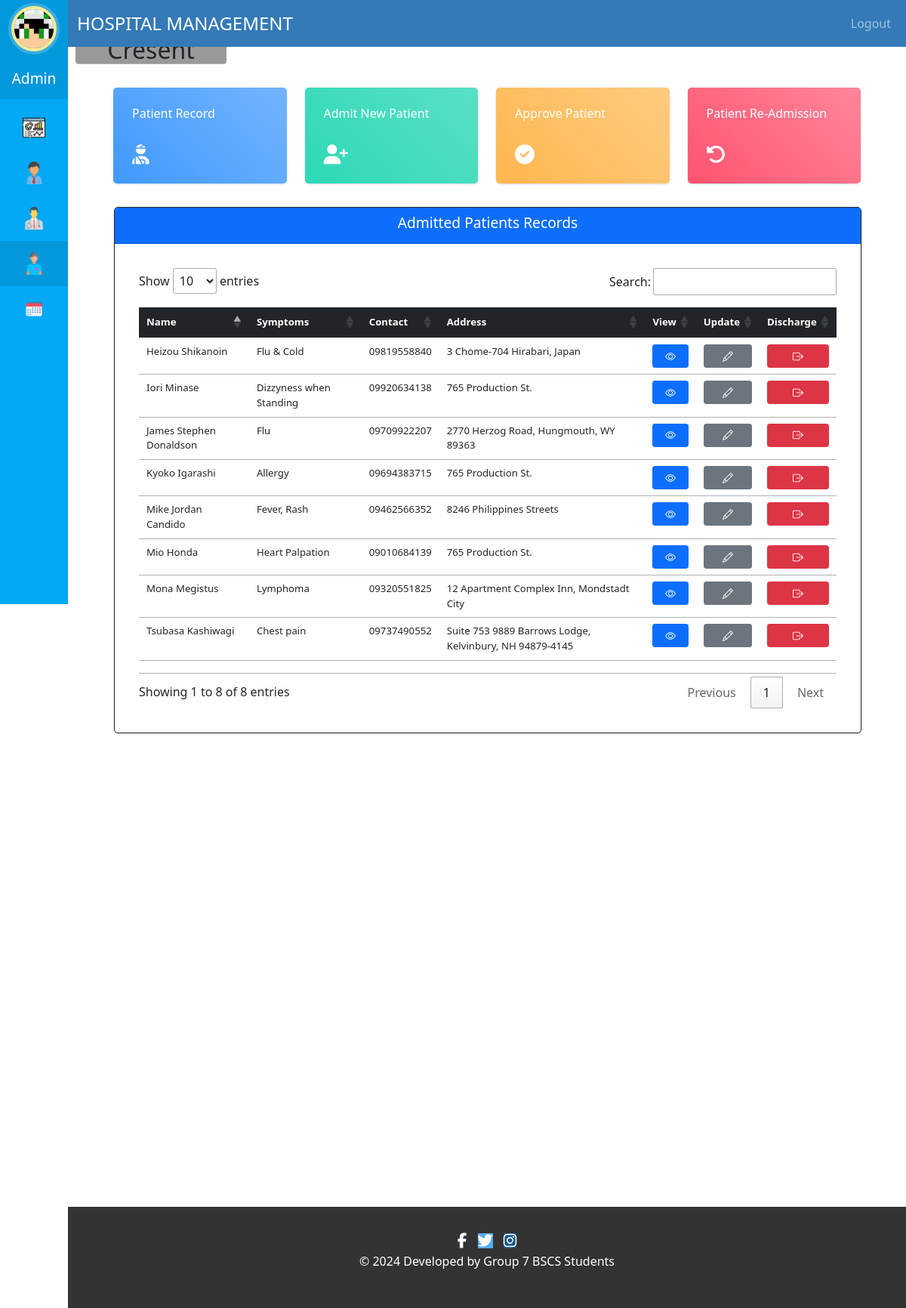
/admin-patient (signed in), run on the app's committed database.
### hospital/models.py (models this page shows, shortened)
class HospitalStaffAdmin(models.Model):
    staff_id = models.AutoField(primary_key=True)
    user = models.ForeignKey(User, on_delete=models.CASCADE)
    username = models.CharField(max_length=40, blank=False, null=False)
    profile_pic= models.ImageField(upload_to='profile_pic/StaffAdminProfilePic/',null=True, blank=True)
    address = models.CharField(max_length=40, blank=False, null=False)
    mobile = models.CharField(max_length=20, null=True, blank=False)
    email = models.EmailField(validators=[validate_email], blank=False, null=False)
    status = models.BooleanField(default=False)

class Patient(models.Model):
    user = models.OneToOneField(User, on_delete=models.CASCADE)
    first_name = models.CharField(max_length=50)
    last_name = models.CharField(max_length=50)
    gender = models.CharField(max_length=10, choices=sex)  # New field
    date_of_birth = models.DateField()
    address = models.CharField(max_length=100)
    mobile = models.CharField(max_length=20)
    status = models.BooleanField(default=False)
    admit_date = models.DateField(auto_now=False)
    profile_pic = models.ImageField(upload_to='profile_pic/PatientProfilePic/', null=True, blank=True)
    assigned_doctor_id = models.PositiveIntegerField(null=False)
    assigned_doctor = models.CharField(max_length=50)
    symptoms = models.CharField(max_length=100)
    @property
    def get_name(self):
        return self.user.first_name + " " + self.user.last_name

### hospital/views.py (the view)
# urls.py: path('admin-patient', views.admin_patient_view,name='admin-patient'),
@login_required(login_url='adminlogin')
@user_passes_test(is_admin)
def admin_patient_view(request):
    patients=models.Patient.objects.all().filter(status=True)
    admin = models.HospitalStaffAdmin.objects.get(user_id=request.user.id)
    context = {
        'admin': admin,
        'patients': patients,
    }
    return render(request,'hospital/admin_patient.html', context)

### hospital/views.py (called while the page is built)
def is_admin(user):
    return user.groups.filter(name='ADMIN').exists()

### templates/hospital/admin_patient.html (shortened to what this page needs)
{% extends 'hospital/admin_base.html' %}
{% load static %}
{% block content %}
<br><br>
<head>
  <link rel="stylesheet" href="https://cdnjs.cloudflare.com/ajax/libs/font-awesome/5.12.1/css/all.min.css">
  <link rel="stylesheet" href="//cdn.datatables.net/1.13.7/css/jquery.dataTables.min.css">
</head>
<div class="container-fluid">
  <div class="row">
    <div class="col-md-4 col-xl-3">
      <div class="card bg-c-blue order-card">
        <div class="card-block" id="patientRecordBtn">
          <h6 class="m-b-20">Patient Record</h6>
          <br>
          <h2 class="text-right"><i class="fas fa-user-injured f-left"></i></h2>
        </div>
      </div>
    </div>
    <div class="col-md-4 col-xl-3">
      <div class="card bg-c-green order-card">
        <div class="card-block" id="patientAdmitBtn">
          <h6 class="m-b-20">Admit New Patient</h6>
          <br>
          <h2 class="text-right"><i class="fas fa-user-plus f-left"></i></h2>
        </div>
      </div>
    </div>
    <div class="col-md-4 col-xl-3">
      <div class="card bg-c-yellow order-card">
        <div class="card-block" id="patientApproveBtn">
          <h6 class="m-b-20">Approve Patient</h6>
          <br>
          <h2 class="text-right"><i class="fas fa-check-circle f-left"></i></h2>
        </div>
      </div>
    </div>
    <div class="col-md-4 col-xl-3">
      <div class="card bg-c-pink order-card">
        <div class="card-block" id="patientDischargeBtn">
          <h6 class="m-b-20">Patient Re-Admission</h6>
          <br>
          <h2 class="text-right"><i class="fas fa-undo-alt f-left"></i></h2>
        </div>
      </div>
    </div>
    <div class="view-patient-panel">
      <div class="card border border-dark">
        <div class="card-header bg-primary text-white">
          <h6 class="card-title">Admitted Patients Records</h6>
        </div>
        <div class="card-body">
          <div class="table-responsive p-3">
            <table class="table table-hover py-3" id="dev-table">
              <thead class="table-dark">
                <tr>
                  <th>Name</th>
                  <th>Symptoms</th>
                  <th>Contact</th>
                  <th>Address</th>
                  <th>View</th>
                  <th>Update</th>
                  <th>Discharge</th>
                </tr>
              </thead>
              <tbody>
                {% for p in patients %}
                <tr>
                  <td>{{ p.get_name }}</td>
                  <td>{{ p.symptoms }}</td>
                  <td>{{ p.mobile }}</td>
                  <td>{{ p.address }}</td>
                  <td><a class="btn btn-primary btn-sm w-100 h-100" href="{% url 'admin-patient-details' p.id %}"><i class="bi bi-eye"></i></a></td>
                  <td><a class="btn btn-secondary btn-sm w-100 h-100" href="{% url 'update-patient' p.id  %}"><i class="bi bi-pencil"></i></a></td>
                  <td><a class="btn btn-danger btn-sm w-100 h-100" href="{% url 'discharge-patient' p.id %}"><i class="bi bi-box-arrow-right"></i></a></td>
                </tr>
                {% endfor %}
              </tbody>
            </table>
          </div>
        </div>
      </div>
    </div>
  </div>
</div>
<br><br><br><br><br><br><br><br><br><br><br><br><br><br><br><br><br><br><br><br>
{% endblock content %}

### templates/hospital/admin_base.html (shortened to what this page needs)
<!DOCTYPE html>
{% load static %}
{% with current_page=request.path %}
<html lang="en">
<head>
  <link href="https://cdn.jsdelivr.net/npm/bootstrap@5.0.2/dist/css/bootstrap.min.css" rel="stylesheet">
  <link rel="stylesheet" href="https://cdn.jsdelivr.net/npm/bootstrap-icons@1.3.0/font/bootstrap-icons.css">
  <link rel="stylesheet" href="{% static '/style.css' %}">
</head>
<body>
  <nav class="menu" tabindex="0">
    <header class="avatar">
      <a href="#" data-bs-toggle="modal" data-bs-target="#profilePicModal" class="position-relative">
        {% if admin.profile_pic %}
            <img class="rounded-circle" src="{{ admin.profile_pic.url }}" alt="Profile Pic"/>
        {% else %}
            <img class="rounded-circle" src="{% static 'images/adminpropic.png' %}" alt="Default Profile Pic"/>
            <span class="position-absolute top-50 start-50 translate-middle bi-camera-fill"></span>
        {% endif %}
      </a>
      <br><br>
      {% if user.is_superuser %}
        <h6 class="text-white">Admin</h6>
      {% else %}
        <h6 class="text-white">Receptionist</h6>
      {% endif %}
        <h2>{{ request.user.first_name }}</h2>
    </header>
    <ul class="navbar-nav">
        <li tabindex="0" id="adminDashboardIcon" class="icon-dashboard nav-item {% if 'dashboard' in request.path %}active{% endif %}">
            <a class="nav-link text-white" href="/admin-dashboard">
            </a>
        </li>
        {% if user.is_superuser %}
          <li tabindex="0" id="djangoAdminIcon" class="icon-admin nav-item">
            <a class="nav-link text-white" href="/admin-panel">
            </a>
          </li>
        {% endif %}
        <li tabindex="0" id="adminDoctorIcon" class="icon-customers nav-item {% if 'doctor' in request.path %}active{% endif %}">
            <a class="nav-link text-white" href="/admin-doctor">
            </a>
        </li>
        <li tabindex="0" id="adminPatientIcon" class="icon-users nav-item {% if 'patient' in request.path %}active{% endif %}">
            <a class="nav-link text-white" href="/admin-patient">
            </a>
        </li>
        <li tabindex="0" id="adminAppointmentIcon" class="icon-calendar nav-item {% if 'appointment' in request.path %}active{% endif %}">
            <a class="nav-link text-white" href="/admin-appointment">
            </a>
        </li>
    </ul>
</nav>
{% endwith %}
<main>
  <div class="bs-example">
    <nav class="navbar navbar-expand-md navbar-dark fixed-top" style="background:#337AB7;">
        <div class="container-fluid">
            <a href="/admin-dashboard" class="navbar-brand">HOSPITAL MANAGEMENT</a>
            <div class="collapse navbar-collapse justify-content-end" id="navbarCollapse">
                <ul class="navbar-nav">
                    <li class="nav-item">
                        <form id="logoutForm" action="{% url 'logout/' %}" method="post">
                            <a href="#" class="nav-link" id="logoutLink">Logout</a>
                        </form>
                    </li>
                </ul>
            </div>
        </div>
    </nav>
</div>
    <br><br>
    <div class="container-fluid">
        <div class="row">
            <div class="col-md-12">
                {% block content %}
                {% endblock %}
            </div>
        </div>
    </div>
    <br><br><br><br>
  {% include 'hospital/footer.html' %}
</main>
</body>
</html>

### static/style.css (style rules this page uses)
body { padding-left: 240px; }
main { position: relative; height: 100vh; }
.menu { background: #5bc995; height: 100vh; width: 240px; position: fixed; top: 0px; left: 0; z-index: 5; outline: none; }
.menu .avatar { background: rgba(0, 0, 0, 0.1); padding: 2em 0.5em; text-align: center; }
.menu .avatar img { width: 100px; border-radius: 50%; overflow: hidden; border: 4px solid #ffea92; box-shadow: 0 0 0 4px rgba(255, 255, 255, 0.2); }
.menu .avatar h2 { font-weight: normal; margin-bottom: 0; }
.menu ul { list-style: none; padding: 0.5em 0; margin: 0; }
.menu ul li { padding: 0.5em 1em 0.5em 3em; font-size: 0.95em; font-weight: regular; background-repeat: no-repeat; background-position: left 15px center; background-size: auto 20px; transition: all 0.15s linear; cursor: pointer; }
.menu ul li.icon-dashboard { background-image: url("http://www.entypo.com/images//gauge.svg"); }
.menu ul li.icon-customers { background-image: url("http://www.entypo.com/images//briefcase.svg"); }
.menu ul li.icon-users { background-image: url("http://www.entypo.com/images//users.svg"); }
.menu ul li.icon-calendar { background-image: url("http://www.entypo.com/images//calendar.svg"); }
a:link { text-decoration: none; }
.menu { top: 50px; }
h6 { color: white; }
.order-card { color: #fff; }
.bg-c-blue { background: linear-gradient(45deg, #4099ff, #73b4ff); }
.bg-c-green { background: linear-gradient(45deg, #2ed8b6, #59e0c5); }
.bg-c-yellow { background: linear-gradient(45deg, #FFB64D, #ffcb80); }
.bg-c-pink { background: linear-gradient(45deg, #FF5370, #ff869a); }
.card { border-radius: 5px; -webkit-box-shadow: 0 1px 2.94px 0.06px rgba(4, 26, 55, 0.16); box-shadow: 0 1px 2.94px 0.06px rgba(4, 26, 55, 0.16); border: none; margin-bottom: 30px; -webkit-transition: all 0.3s ease-in-out; transition: all 0.3s ease-in-out; }
.card .card-block { padding: 25px; cursor: pointer; }
.order-card i { font-size: 26px; }
.f-left { float: left; }

### templates/hospital/admin_patient.html (style rules this page uses)
a:link { text-decoration: none; }
.fixed-top { position: absolute; }
h6 { color: white; }
.order-card { color: #fff; }
.bg-c-blue { background: linear-gradient(45deg, #4099ff, #73b4ff); }
.bg-c-green { background: linear-gradient(45deg, #2ed8b6, #59e0c5); }
.bg-c-yellow { background: linear-gradient(45deg, #FFB64D, #ffcb80); }
.bg-c-pink { background: linear-gradient(45deg, #FF5370, #ff869a); }
.card { border-radius: 5px; -webkit-box-shadow: 0 1px 2.94px 0.06px rgba(4, 26, 55, 0.16); box-shadow: 0 1px 2.94px 0.06px rgba(4, 26, 55, 0.16); border: none; margin-bottom: 30px; -webkit-transition: all 0.3s ease-in-out; transition: all 0.3s ease-in-out; }
.card .card-block { padding: 25px; cursor: pointer; }
.order-card i { font-size: 26px; }
.f-left { float: left; }
h6:not(.m-b-20) { text-align: center; font-size: 1.2em; }
.row { margin: 10px auto; }
.table-responsive { text-wrap: wrap; text-overflow: clip; }
.view-patient-panel { width: 100%; height: 100%; position: relative; margin: 1px 1px 1px 1px; }
@media only screen and (min-width: 768px) { table { font-size: 0.825rem; } }
@media only screen and (min-width: 768px) { th, td { padding: 0.75rem; } }

### data on the page
HospitalStaffAdmin: profile_pic (picture)
Patient: get_name "Kyoko Igarashi", symptoms "Allergy", mobile "09694383715", address "765 Production St."
Patient: get_name "Mio Honda", symptoms "Heart Palpation", mobile "09010684139", address "765 Production St."
Patient: get_name "Mona Megistus", symptoms "Lymphoma", mobile "09320551825", address "12 Apartment Complex Inn, Mondstadt City"
Patient: get_name "Heizou Shikanoin", symptoms "Flu & Cold", mobile "09819558840", address "3 Chome-704 Hirabari, Japan"
Patient: get_name "James Stephen Donaldson", symptoms "Flu", mobile "09709922207", address "2770 Herzog Road, Hungmouth, WY 89363"
Patient: get_name "Tsubasa Kashiwagi", symptoms "Chest pain", mobile "09737490552", address "Suite 753 9889 Barrows Lodge, Kelvinbury, NH 94879-4145"
Patient: get_name "Iori Minase", symptoms "Dizzyness when Standing", mobile "09920634138", address "765 Production St."
Patient: get_name "Mike Jordan Candido", symptoms "Fever, Rash", mobile "09462566352", address "8246 Philippines Streets"

### other printed values
{{ request.user.first_name }} "Cresent"
